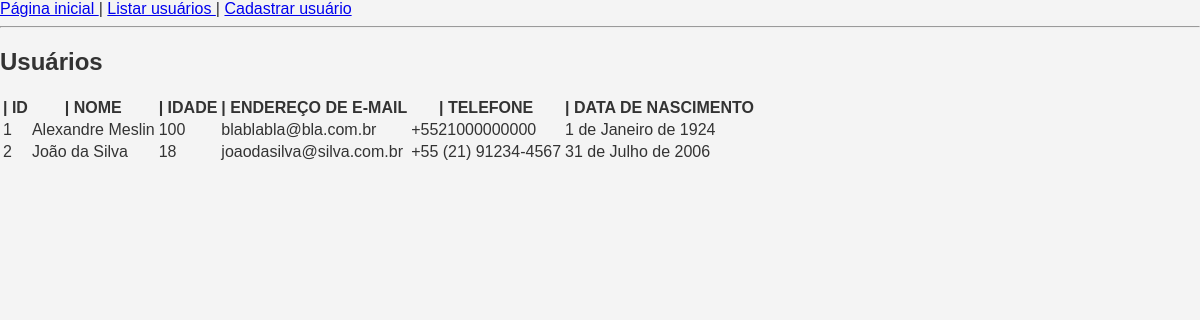
The app's page /lista/ with its own data.
### usuarios/models.py (models this page shows, shortened)
class Pessoa(models.Model):
    id = models.AutoField(primary_key=True)
    nome = models.CharField(
        max_length = 100,
        help_text = 'Nome do usuário')
    idade = models.IntegerField(
        help_text = 'Idade do usuário')
    email = models.EmailField(
        help_text='E-Mail do usuário',
        max_length = 254)
    telefone = models.CharField(
        help_text='Telefone do usuário',
        max_length = 20)
    dtNasc = models.DateField(
        help_text='Data de nascimento do usuário',
        verbose_name='Data de nascimento')

### usuarios/views.py (the view)
# urls.py: path('lista/', views.UsuarioListView.as_view(), name='lista-usuarios'),
class UsuarioListView(View):
    def get(self, request, *args, **kwargs):
        pessoas = Pessoa.objects.all()
        contexto = { 'pessoas': pessoas, }
        return render(request, 'usuarios/listaUsuarios.html', contexto)

### usuarios/templates/usuarios/listaUsuarios.html (shortened to what this page needs)
{% load static %}
<!DOCTYPE html>
<html>
<head>
    <link rel="stylesheet" href="{% static 'usuarios/css/estilo.css' %}">
</head>
<body>
    {% include 'usuarios/links.html' %}
    <h2>Usuários</h2>
    <table>
        <tr>
            <th>| ID </th>
            <th>| NOME </th>
            <th>| IDADE </th>
            <th>| ENDEREÇO DE E-MAIL </th>
            <th>| TELEFONE </th>
            <th>| DATA DE NASCIMENTO </th>
        </tr>
        {% for pessoa in pessoas %}
            <tr>
                <td>{{ pessoa.id }}</td>
                <td>{{ pessoa.nome }}</td>
                <td>{{ pessoa.idade }}</td>
                <td>{{ pessoa.email }}</td>
                <td>{{ pessoa.telefone }}</td>
                <td>{{ pessoa.dtNasc }}</td>
            </tr>
        {% empty %}
            <tr><th colspan="5">Ainda não há usuários cadastrados.</th></tr>
        {% endfor %}
</table>
</body>
</html>

### usuarios/templates/usuarios/links.html
<a href="{% url 'usuarios:home-usuarios' %}"> Página inicial </a> |
<a href="{% url 'usuarios:lista-usuarios' %}"> Listar usuários </a> |
<a href="{% url 'usuarios:cadastrar-usuario' %}"> Cadastrar usuário </a>
<hr>

### usuarios/static/usuarios/css/estilo.css (style rules this page uses)
body { margin: 0; padding: 0; font-family: 'Arial', sans-serif; background-color: #f4f4f4; color: #333; }

### records on screen
Pessoa: id "1", nome "Alexandre Meslin", idade "100", email "blablabla@bla.com.br", telefone "+5521000000000", dtNasc "1 de Janeiro de 1924"
Pessoa: id "2", nome "João da Silva", idade "18", email "joaodasilva@silva.com.br", telefone "+55 (21) 91234-4567", dtNasc "31 de Julho de 2006"
